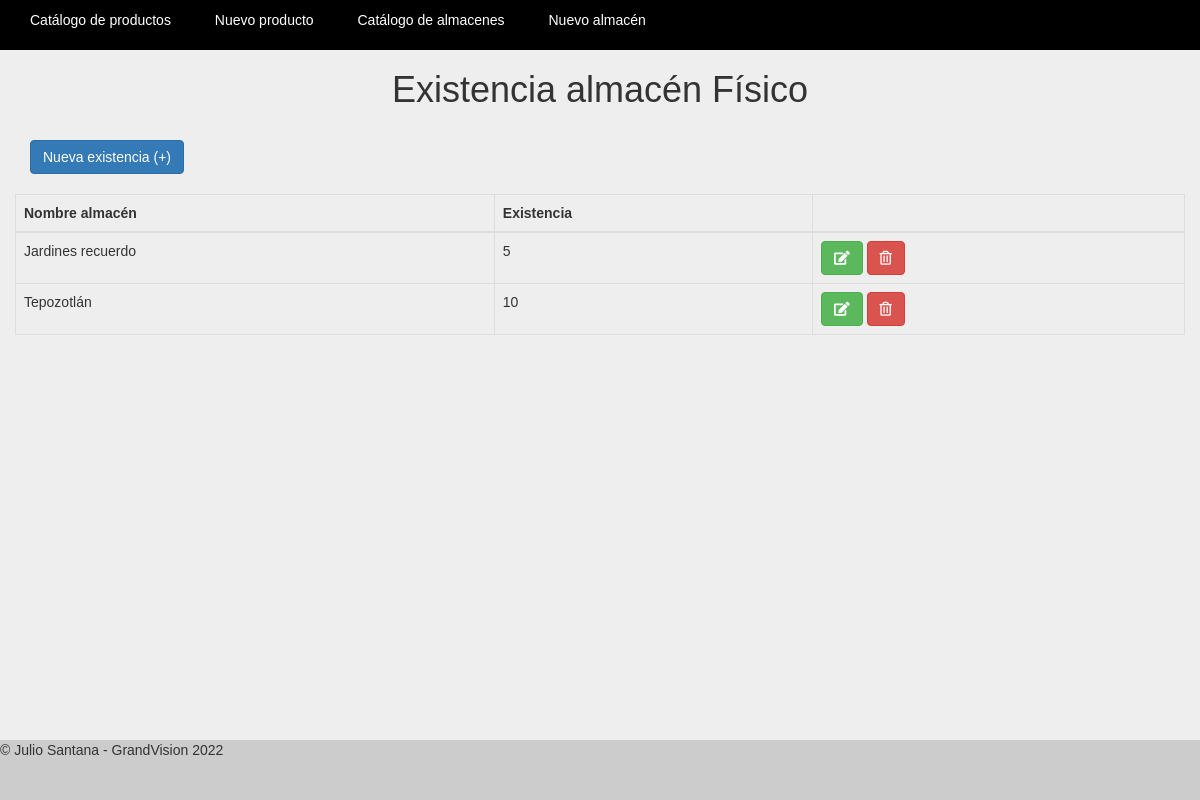
The app's page /almacen/almacenFisico/1 with its own data.
### tables this page shows
CREATE TABLE `existencias` (
  `idExistencias` int(11) NOT NULL,
  `idProducto` int(11) NOT NULL,
  `idAlmacen` int(11) NOT NULL,
  `existencias` int(11) NOT NULL
);

CREATE TABLE `catalogoalmacenes` (
  `idAlmacen` int(11) NOT NULL,
  `nombreAlmacen` varchar(50) NOT NULL,
  `localizacion` varchar(50) NOT NULL,
  `responsable` varchar(50) NOT NULL,
  `idTipoAlmacen` int(11) NOT NULL
);

### libs/view.php (called while the page is built, shortened)
<?php
	class View{
		function render($nombre) {
			require 'views/' . $nombre . '.php';
		}
	}
?>

### index.php (called while the page is built, shortened)
<?php
	require_once 'libs/database.php';
	require_once 'libs/controller.php';
	require_once 'libs/view.php';
	$app = new App();
?>

### models/almacenmodel.php (called while the page is built, shortened)
<?php
include_once 'models/existencias.php';
class AlmacenModel extends Model{
    public function getExistenciaProducto($idProducto, $idTipoAlmacen) {
        $items = [];
        try {
            $query = $this->db->connect()->prepare("SELECT exist.idExistencias, exist.idProducto, exist.idAlmacen, exist.existencias, catAlmacen.nombreAlmacen FROM existencias exist INNER JOIN catalogoalmacenes catAlmacen ON exist.idAlmacen = catAlmacen.idAlmacen AND exist.idProducto = :idProducto AND catAlmacen.idTipoAlmacen = :idTipoAlmacen");
            $query->execute(['idProducto' => $idProducto, 'idTipoAlmacen' => $idTipoAlmacen]);
            while($row = $query->fetch()){
                $item = new Existencias();
                $item->idExistencias = $row['idExistencias'];
                $item->idProducto = $row['idProducto'];
                $item->idAlmacen = $row['idAlmacen'];
                $item->existencias = $row['existencias'];
				$item->nombreAlmacen = $row['nombreAlmacen'];
                array_push($items, $item);
            }
            return $items;
        } catch(PDOException $e) {
            return null;
        }
    }
}
?>

### libs/database.php (called while the page is built)
<?php
class Database{
    private $host;
    private $db;
    private $user;
    private $password;
    private $charset;
    public function __construct(){
        $this->host = constant('HOST');
        $this->db = constant('DB');
        $this->user = constant('USER');
        $this->password = constant('PASSWORD');
        $this->charset = constant('CHARSET');
    }
    function connect(){
        try{
            $connection = "mysql:host=" . $this->host . ";dbname=" . $this->db . ";charset=" . $this->charset;
            $options = [
                PDO::ATTR_ERRMODE            => PDO::ERRMODE_EXCEPTION,
                PDO::ATTR_EMULATE_PREPARES   => false,
            ];
            $pdo = new PDO($connection, $this->user, $this->password, $options);
            return $pdo;
        } catch(PDOException $e){
            print_r('Error connection: ' . $e->getMessage());
        }
    }
}
?>

### libs/controller.php (called while the page is built, shortened)
<?php
	class Controller{
		function loadModel($model){
			$url = 'models/'.$model.'model.php';
			if(file_exists($url)){
				$this->model = new $modelName();
			}
		}
	}
?>

### views/almacen/existencias.php (the view, shortened to what this page needs)
<!DOCTYPE html>
<html>
<body>
	<?php require 'views/header.php' ?>
    <div class="container">
        <h1 class="center">Existencia almacén <?php echo $this->mensaje; ?></h1><br/>
        <button type="button" class="btn btn-primary">Nueva existencia (+)</button><br/><br/>
        <div class="row">
            <div class="col-12">
                <table class="table table-bordered">
                    <thead>
                        <tr>
                            <th scope="col">Nombre almacén</th>
                            <th scope="col">Existencia</th>
                            <th scope="col"></th>
                        </tr>
                    </thead>
                    <tbody>
                        <?php
                        if ($this->existencia != null) {
                            foreach($this->existencia as $row){
                                $existencia = $row;
                            ?>
                            <tr>
                                <td><?php echo $existencia->nombreAlmacen; ?></td>
                                <td><?php echo $existencia->existencias; ?></td>
                                <td>
                                    <button type="button" class="btn btn-success" title="Editar" onclick="location.href='<?php echo constant('URL') . 'main/verProducto/' . $existencia->idProducto; ?>'">
                                        <i class="fas fa-edit"></i>
                                    </button>
                                    <button type="button" class="btn btn-danger" title="Eliminar" onclick="location.href='<?php echo constant('URL') . 'main/eliminarProducto/' . $existencia->idProducto; ?>'">
                                        <i class="far fa-trash-alt"></i>
                                    </button>
                                </td>
                            </tr>
                        <?php }
                        } ?>
                    </tbody>
                </table>
            </div>
        </div>
    </div>
	<?php require 'views/footer.php' ?>
</body>
</html>

### public/css/default.css (style rules this page uses)
* { padding: 0; margin: 0; }
body { font-family: Arial, Helvetica, sans-serif; background-color: #eee; }
.center { text-align: center }

### records on screen
existencias: idAlmacen.nombreAlmacen "Jardines recuerdo", existencias "5"
existencias: idAlmacen.nombreAlmacen "Tepozotlán", existencias "10"

### other values on screen
$this->mensaje "Físico"
